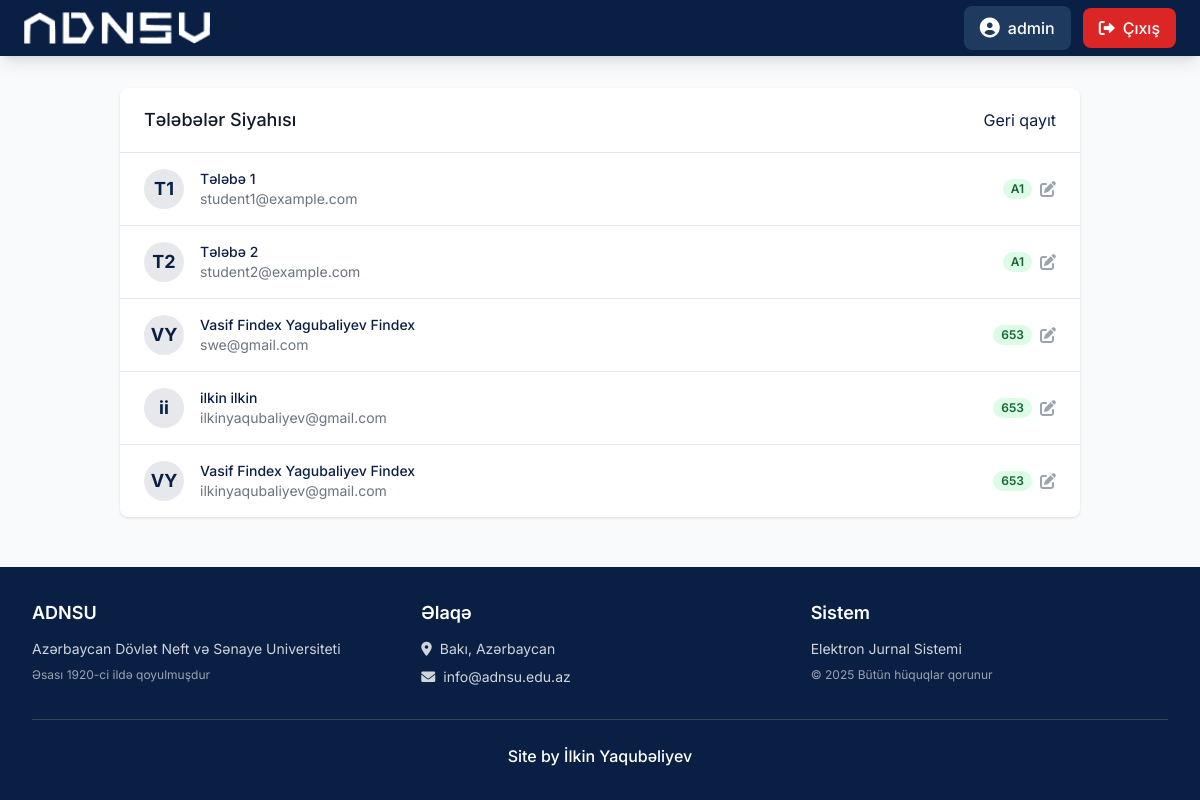
Screenshot of /student-list/ (signed in) with the database file from the repository.
### journal/models.py (models this page shows, shortened)
class User(AbstractUser):
    ROLE_CHOICES = (
        ('admin', 'Admin'),
        ('teacher', 'Müəllim'),
        ('student', 'Tələbə'),
    )
    role = models.CharField(max_length=10, choices=ROLE_CHOICES, default='student')
    def is_admin(self):
        return self.role == 'admin' or self.is_superuser

class StudentProfile(models.Model):
    user = models.OneToOneField(User, on_delete=models.CASCADE, related_name='student_profile')
    group = models.ForeignKey(Group, on_delete=models.SET_NULL, null=True, verbose_name="Qrup")

class Group(models.Model):
    name = models.CharField(max_length=50, verbose_name="Qrup adı")

### journal/views.py (the view)
# urls.py: path('student-list/', views.student_list, name='student_list'),
@login_required
def student_list(request):
    if not request.user.is_admin():
        return redirect('home')
    students = StudentProfile.objects.all()
    return render(request, 'journal/student_list.html', {'students': students})

### journal/templates/journal/student_list.html (shortened to what this page needs)
{% extends 'base.html' %}
{% block content %}
<div class="bg-white shadow overflow-hidden sm:rounded-lg">
    <div class="px-4 py-5 sm:px-6 flex justify-between items-center">
        <h3 class="text-lg leading-6 font-medium text-gray-900">Tələbələr Siyahısı</h3>
        <a href="{% url 'admin_dashboard' %}" class="text-adnsu-navy hover:text-adnsu-blue">Geri qayıt</a>
    </div>
    <div class="border-t border-gray-200">
        <ul role="list" class="divide-y divide-gray-200">
            {% for student in students %}
            <li class="hover:bg-gray-50 transition duration-150">
                <a href="{% url 'edit_student' student.id %}" class="block px-4 py-4 sm:px-6">
                    <div class="flex items-center justify-between">
                        <div class="flex items-center">
                            <div
                                class="flex-shrink-0 h-10 w-10 rounded-full bg-adnsu-navy bg-opacity-10 flex items-center justify-center text-adnsu-navy font-bold text-lg">
                                {{ student.user.first_name|first }}{{ student.user.last_name|first }}
                            </div>
                            <div class="ml-4">
                                <div class="text-sm font-medium text-adnsu-navy truncate">{{ student.user.get_full_name }}</div>
                                <div class="text-sm text-gray-500">{{ student.user.email }}</div>
                            </div>
                        </div>
                        <div class="ml-2 flex-shrink-0 flex items-center space-x-2">
                            <span
                                class="px-2 inline-flex text-xs leading-5 font-semibold rounded-full bg-green-100 text-green-800">
                                {{ student.group.name|default:"Qrup yoxdur" }}
                            </span>
                            <i class="fas fa-edit text-gray-400"></i>
                        </div>
                    </div>
                </a>
            </li>
            {% empty %}
            <li class="px-4 py-4 sm:px-6 text-center text-gray-500">Heç bir tələbə tapılmadı.</li>
            {% endfor %}
        </ul>
    </div>
</div>
{% endblock %}

### templates/base.html (shortened to what this page needs)
<!DOCTYPE html>
<html lang="az">
<head>
    <script src="https://cdn.tailwindcss.com"></script>
    <link href="https://cdnjs.cloudflare.com/ajax/libs/font-awesome/6.0.0/css/all.min.css" rel="stylesheet">
</head>
<body class="bg-adnsu-light text-gray-800 min-h-screen flex flex-col">
    <nav class="bg-adnsu-navy shadow-lg">
        <div class="max-w-7xl mx-auto px-2 sm:px-4 lg:px-6">
            <div class="flex justify-between items-center h-14">
                <div class="flex items-center flex-shrink-0">
                    {% load static %}
                    <a href="{% url 'home' %}" class="flex items-center">
                        <img src="{% static 'logo.png' %}" alt="ADNSU Logo" class="h-5 sm:h-8 w-auto object-contain">
                    </a>
                </div>
                <div class="flex items-center space-x-2 sm:space-x-4">
                    {% if user.is_authenticated %}
                    <div class="flex items-center space-x-2 sm:space-x-3">
                        <div class="flex items-center bg-adnsu-blue px-2 sm:px-4 py-2 rounded-lg">
                            <i class="fas fa-user-circle text-white text-lg sm:text-xl"></i>
                            <span class="text-white font-medium ml-2">{{ user.first_name|default:user.username }}</span>
                        </div>
                        <form action="{% url 'logout' %}" method="post" class="inline">
                            <button type="submit"
                                class="flex items-center px-2 sm:px-4 py-2 bg-red-600 hover:bg-red-700 text-white rounded-lg transition duration-150 font-medium">
                                <i class="fas fa-sign-out-alt sm:mr-2"></i>
                                <span class="hidden sm:inline">Çıxış</span>
                            </button>
                        </form>
                    </div>
                    {% endif %}
                </div>
            </div>
        </div>
    </nav>
    <main class="flex-grow container mx-auto px-4 sm:px-6 lg:px-8 py-8">
        {% block content %}{% endblock %}
    </main>
    <footer class="bg-adnsu-navy text-white mt-auto">
        <div class="max-w-7xl mx-auto py-8 px-4 sm:px-6 lg:px-8">
            <div class="grid grid-cols-1 md:grid-cols-3 gap-8">
                <div>
                    <h3 class="text-lg font-semibold mb-3">ADNSU</h3>
                    <p class="text-gray-300 text-sm">Azərbaycan Dövlət Neft və Sənaye Universiteti</p>
                    <p class="text-gray-400 text-xs mt-2">Əsası 1920-ci ildə qoyulmuşdur</p>
                </div>
                <div>
                    <h3 class="text-lg font-semibold mb-3">Əlaqə</h3>
                    <p class="text-gray-300 text-sm">
                        <i class="fas fa-map-marker-alt mr-2"></i>Bakı, Azərbaycan
                    </p>
                    <p class="text-gray-300 text-sm mt-2">
                        <i class="fas fa-envelope mr-2"></i>info@adnsu.edu.az
                    </p>
                </div>
                <div>
                    <h3 class="text-lg font-semibold mb-3">Sistem</h3>
                    <p class="text-gray-300 text-sm">Elektron Jurnal Sistemi</p>
                    <p class="text-gray-400 text-xs mt-2">&copy; {% now "Y" %} Bütün hüquqlar qorunur</p>
                </div>
            </div>
            <div class="mt-8 pt-6 border-t border-gray-700 text-center">
                <p class="text-white text-base font-medium">Site by İlkin Yaqubəliyev</p>
            </div>
        </div>
    </footer>
</body>
</html>

### templates/base.html (style rules this page uses)
body { font-family: 'Inter', sans-serif; }

### rows the page displays
User: first_name "admin"
StudentProfile: user.first_name|first "T", user.last_name|first "1", user.get_full_name "Tələbə 1", user.email "student1@example.com", group.name "A1"
StudentProfile: user.first_name|first "T", user.last_name|first "2", user.get_full_name "Tələbə 2", user.email "student2@example.com", group.name "A1"
StudentProfile: user.first_name|first "V", user.last_name|first "Y", user.get_full_name "Vasif Findex Yagubaliyev Findex", user.email "swe@gmail.com", group.name "653"
StudentProfile: user.first_name|first "i", user.last_name|first "i", user.get_full_name "ilkin ilkin", user.email "ilkinyaqubaliyev@gmail.com", group.name "653"
StudentProfile: user.first_name|first "V", user.last_name|first "Y", user.get_full_name "Vasif Findex Yagubaliyev Findex", user.email "ilkinyaqubaliyev@gmail.com", group.name "653"
